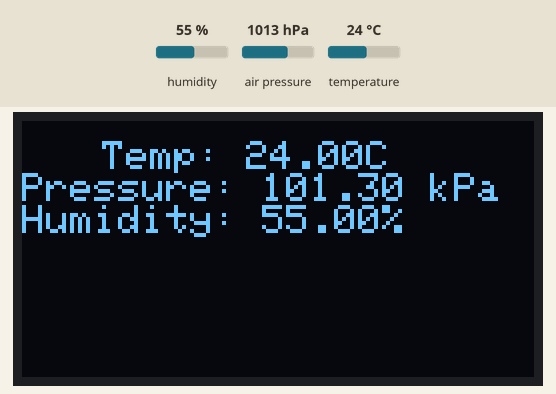
Simulated run of this sketch. Board: Arduino Uno, built with avr-gcc and run on an emulated ATmega328P. Shown: 128×64 one-colour display. Inputs (shaded band) come from the test bench; at power-on: humidity 55 %, air pressure 1013 hPa, temperature 24 °C. The display library's start-up logo is not drawn.

Above: at 3.2 s.
3.3 s: humidity set to 22 %
At 5.0 s:
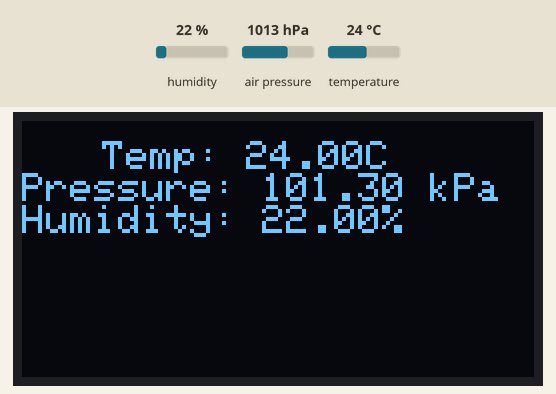
7.5 s: air pressure set to 952 hPa
At 9.2 s:
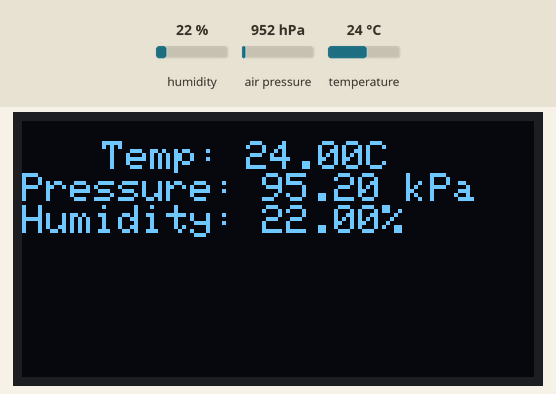
11.0 s: temperature set to 12 °C
At 12.4 s:
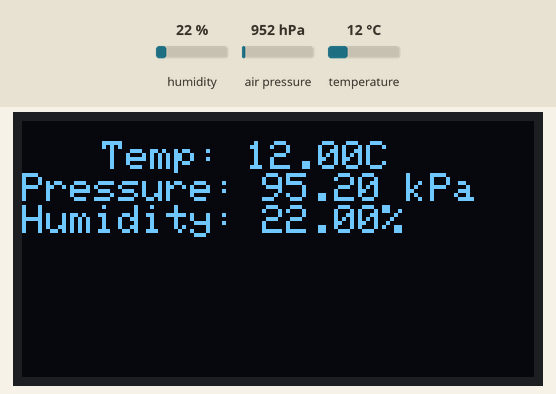
14.2 s: humidity set to 40 %
At 15.6 s:
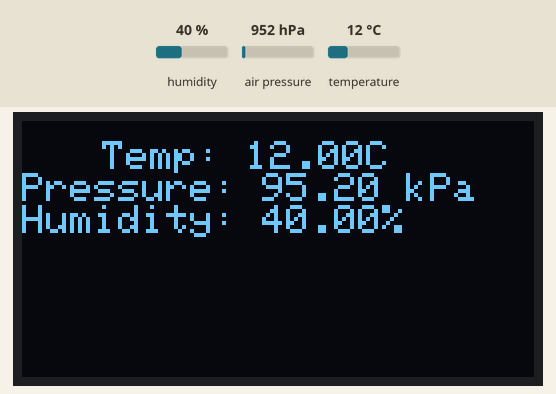
Timing chart, 0 to 17.2 s (numbered marks = the images above; inputs shaded):
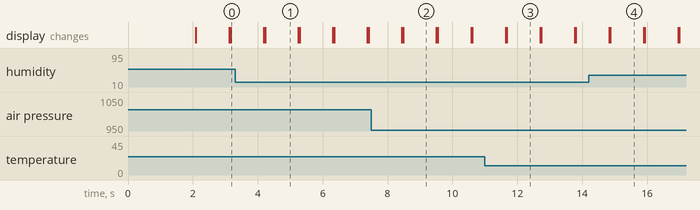

The sketch:

test_oled.ino
```cpp
#include <SPI.h>
#include <Wire.h>
#include <Adafruit_GFX.h>
#include <Adafruit_SSD1306.h>
#include <Adafruit_Sensor.h>
#include <Adafruit_BME280.h>
#include <Time.h>
#include <TimeAlarms.h>
Adafruit_BME280 bme;

int reset = 17;
Adafruit_SSD1306 display(reset);
int height = 32;
int width = 128;
int count = 0;

void setup() {
  // put your setup code here, to run once:
  display.begin(SSD1306_SWITCHCAPVCC, 0x3C);
  display.display();
  delay(2000);
  setTime(8,14,0,12,22,20);
  Alarm.alarmRepeat(8,15,0,alarm);
  Alarm.timerRepeat(15,repeat);
  display.clearDisplay();
}

void repeat(){            //code for when alarm repeats every 15 seconds
  display.clearDisplay();
  display.setTextSize(3);
  display.print("WAKE UP");
  delay(1000);
  display.clearDisplay();
}

void alarm(){
  display.clearDisplay();
  display.setTextSize(3);
  display.print("WAKE UP");
}

void loop() {
  // put your main code here, to run repeatedly:
  display.clearDisplay();
  display.setTextSize(1);
  display.setTextColor(WHITE);
  display.setCursor(20,5);
  display.print("Temp: ");
  display.print(bme.readTemperature());
  display.println("C");
  display.print("Pressure: ");
  display.print(bme.readPressure()/1000);
  display.println(" kPa");
  display.print("Humidity: ");
  display.print(bme.readHumidity());
  display.println("%");
  display.display();
  delay(1000);
  display.clearDisplay();
  display.print(hour());
  display.print(":");
  display.print(minute());
  display.display();
}
```

Measured:
- after the input at 3.3 s, the display: first differs from a run without the input after 0.92 s (image 1)
- after the input at 7.5 s, the display: first differs from a run without the input after 0.98 s (image 2)
- after the input at 11.0 s, the display: first differs from a run without the input after 0.67 s (image 3)
- after the input at 14.2 s, the display: first differs from a run without the input after 0.67 s (image 4)
- what the display in image 1 shows lasts 1.1 s, from 4.2 s to 5.3 s
